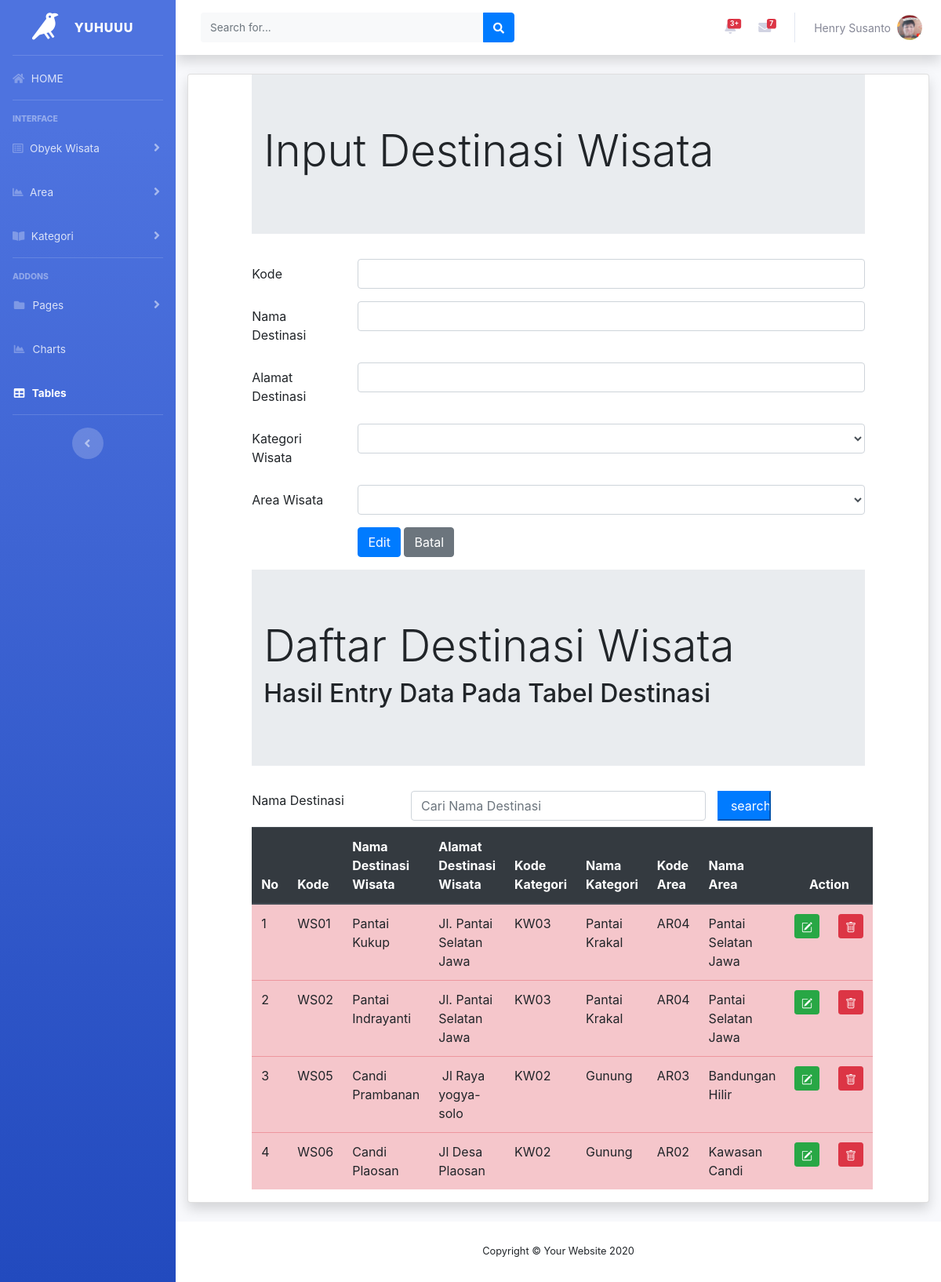
The app's page /destinasiedit.php with its own data.
### tables this page shows
CREATE TABLE `destinasi` (
  `destinasiID` char(5) NOT NULL,
  `destinasinama` varchar(35) NOT NULL,
  `destinasialamat` varchar(255) NOT NULL,
  `kategoriID` char(4) NOT NULL,
  `areaID` char(4) NOT NULL
);

CREATE TABLE `kategori` (
  `kategoriID` char(4) NOT NULL,
  `kategorinama` char(30) NOT NULL,
  `kategoriketerangan` varchar(255) NOT NULL,
  `kategorireferensi` char(30) NOT NULL
);

CREATE TABLE `area` (
  `areaID` char(4) NOT NULL,
  `areanama` char(35) NOT NULL,
  `areawilayah` char(35) NOT NULL,
  `areaketerangan` varchar(255) NOT NULL,
  `povinsiID` char(2) NOT NULL
);

### destinasiedit.php (the view, shortened to what this page needs)
<!DOCTYPE html>
<?php
  include "includes/config.php";
  $datakategori = mysqli_query($connection,"select * from kategori");
  $dataarea = mysqli_query($connection,"select * from area");
  $kodedestinasi = $_GET["ubah"];
  $editdestinasi = mysqli_query($connection,"SELECT * FROM destinasi WHERE destinasiID = '$kodedestinasi' ");
  $rowedit = mysqli_fetch_array($editdestinasi);
  $editkategori = mysqli_query($connection,"SELECT *
    FROM destinasi, kategori
    WHERE destinasiID = '$kodedestinasi' and destinasi.kategoriID = kategori.kategoriID");
  $rowedit2 = mysqli_fetch_array($editkategori);
  $editarea = mysqli_query($connection,"SELECT *
    FROM destinasi, area
    WHERE destinasiID = '$kodedestinasi' and destinasi.areaID = area.areaID");
   $rowedit3 = mysqli_fetch_array($editarea);
?>
<html lang="en">
<head>
  <?php include"header.php";?>
<div class="container-fluid">
<div class="card shadow mb-4">
  <link rel="stylesheet"  type="text/css" href="https://cdnjs.cloudflare.com/ajax/libs/select2/4.0.3/css/select2.min.css">
	<link rel="stylesheet" href="css/bootstrap.min.css">
</head>
<body>
<div class="row">
	<div class="col-sm-1">
 </div>
 <div class="col-sm-10">
   <div class="jumbotron jumbotron-fluid">
				<div class="container">
					<h1 class="display-4">Input Destinasi Wisata</h1>
				</div>
			</div>
 <form method="POST">
  <div class="form-group row">
    <label for="kodedestinasi" class="col-sm-2 col-form-label">Kode</label>
    <div class="col-sm-10">
      <input type="Text" class="form-control" id="kodedestinasi" name= "inputkode" value="<?php echo $rowedit["destinasiID"]?>">
    </div>
  </div>
  <div class="form-group row">
    <label for="namadestinasi" class="col-sm-2 col-form-label">Nama Destinasi</label>
    <div class="col-sm-10">
      <input type="Text" class="form-control" id="namadestinasi" name ="inputnama" value="<?php echo $rowedit["destinasinama"]?>">
    </div>
  </div>
  <div class="form-group row">
    <label for="alamat" class="col-sm-2 col-form-label">Alamat Destinasi </label>
    <div class="col-sm-10">
      <input type="Text" class="form-control" id="alamat" name = "alamat" value="<?php echo $rowedit["destinasialamat"]?>">
    </div>
  </div>
  <div class="form-group row">
    <label for="refkategori" class="col-sm-2 col-form-label">Kategori Wisata </label>
  <div class="col-sm-10">
   <select class="form-control" id="kodekategori" name="kodekategori">
   <option  value="<?php echo $rowedit["kategoriID"]?>"><?php echo $rowedit['kategoriID']?>
   <?php echo $rowedit2['destinasinama']?></option>
   	<?php  while($row = mysqli_fetch_array($datakategori))
   	{?>
   	<option  value="<?php echo $row["kategoriID"]?>">
   	</option>
   <?php } ?>
   </select>
</div>
  </div>
   <div class="form-group row">
    <label for="refkategori" class="col-sm-2 col-form-label">Area Wisata </label>
  <div class="col-sm-10">
   <select  class="form-control" id="kodearea" name="kodearea">
     <option  value="<?php echo $rowedit["areaID"]?>"><?php echo $rowedit['areaID']?>
       <?php echo $rowedit3['areanama']?></option>
   	<?php  while($row = mysqli_fetch_array($dataarea))
   	{?>
   	<option value="<?php echo $row["areaID"]?>">
   	</option>
   <?php } ?>
   </select>
</div>
  </div>
 <div class="form-group row">
    <div class="col-sm-2">
    </div>
    <div class="col-sm-10">
    <input type="submit" class="btn btn-primary" value="Edit" name="Edit">
    <input type="reset" class="btn btn-secondary" value="Batal" name="Batal" >
  </div>
</div>
</form>
 </div>
<div class="col-sm-1">
 </div>
</div>
	<div class="row">
		<div class="col-sm-1"></div>
		<div class="col-sm-10">
			<div class="jumbotron jumbotron-fluid">
				<div class="container">
					<h1 class="display-4">Daftar Destinasi Wisata </h1>
					<h2> Hasil Entry Data Pada Tabel Destinasi </h2>
				</div>
			</div>
	<form method="POST">
		<div class="form-group row mb-2">
			<label for="search" class="col-sm-3 ">Nama Destinasi</label>
			<div class="col-sm-6">
				<input type="text" name="search" class="form-control" id="search" value="<?php if(isset($_POST['search'])) {echo $_POST['search'];}?>" placeholder="Cari Nama Destinasi">
			</div>
			<input type="submit" name="kirim" class="col-sm-1 btn-primary" value="search">
		</div>
	</form>
     <table class="table table-hover table-danger ">
     	<thead class="thead-dark">
     		<tr>
     			<th>No</th>
     			<th>Kode</th>
     			<th>Nama Destinasi Wisata</th>
     			<th>Alamat Destinasi Wisata</th>
     			<th>Kode Kategori</th>
     			<th>Nama Kategori</th>
     			<th>Kode Area</th>
     			<th>Nama Area</th>
          <th colspan="2" style="text-align: center;">Action</th>
     		</tr>
     	</thead>
     <tbody>
	<?php
	if(isset($_POST["kirim"]))
	{
		$search = $_POST['search'];
		$query = mysqli_query($connection,"select destinasi.*, kategori.kategoriID,kategori.kategorinama,area.areaID,area.areanama
			from destinasi,kategori,area
			where destinasinama like'%".$search."%'
			and destinasi.kategoriID = kategori.kategoriID
			and destinasi.areaID = area.areaID");
	}else
	{
	$query = mysqli_query($connection, "select destinasi.*, kategori.kategoriID,kategori.kategorinama,area.areaID,area.areanama
			from destinasi,kategori,area
			where destinasi.kategoriID = kategori.kategoriID
			and destinasi.areaID = area.areaID");
  }
	$nomor = 1;
	while ($row = mysqli_fetch_array($query))
		{?>
			<tr>
				<td><?php echo $nomor; ?></td>
				<td><?php echo $row['destinasiID']; ?></td>
				<td><?php echo $row['destinasinama']; ?></td>
				<td><?php echo $row['destinasialamat']; ?></td>
				<td><?php echo $row['kategoriID']; ?></td>
				<td><?php echo $row['kategorinama']; ?></td>
				<td><?php echo $row['areaID']; ?></td>
				<td><?php echo $row['areanama']; ?></td>
     <td>
      <a href="destinasiedit.php?ubah=<?php echo $row["destinasiID"]?>"
        class = "btn btn-success btn-sm" title ="EDIT">
    </a>
    </td>
      <td>
         <a href="destinasihapus.php?hapus=<?php echo $row["destinasiID"]?>"
        class = "btn btn-danger btn-sm" title="DELETE">
  </a>
      </td>
		 	</tr>
		 <?php $nomor = $nomor+ 1; ?>
		<?php } ?>
	</tbody>
     </table>
		</div>
		<div class="col-sm-1"></div>
	</div>
</body>
<?php include"footer.php";?>
</html>

### records on screen
destinasi: destinasiID "WS01", destinasinama "Pantai Kukup", destinasialamat "Jl. Pantai Selatan Jawa", kategoriID.kategoriID "KW03", kategoriID.kategorinama "Pantai Krakal", areaID.areaID "AR04", areaID.areanama "Pantai Selatan Jawa"
destinasi: destinasiID "WS02", destinasinama "Pantai Indrayanti", destinasialamat "Jl. Pantai Selatan Jawa", kategoriID.kategoriID "KW03", kategoriID.kategorinama "Pantai Krakal", areaID.areaID "AR04", areaID.areanama "Pantai Selatan Jawa"
destinasi: destinasiID "WS05", destinasinama "Candi Prambanan", destinasialamat "Jl Raya yogya-solo", kategoriID.kategoriID "KW02", kategoriID.kategorinama "Gunung", areaID.areaID "AR03", areaID.areanama "Bandungan Hilir"
destinasi: destinasiID "WS06", destinasinama "Candi Plaosan", destinasialamat "Jl Desa Plaosan", kategoriID.kategoriID "KW02", kategoriID.kategorinama "Gunung", areaID.areaID "AR02", areaID.areanama "Kawasan Candi"
